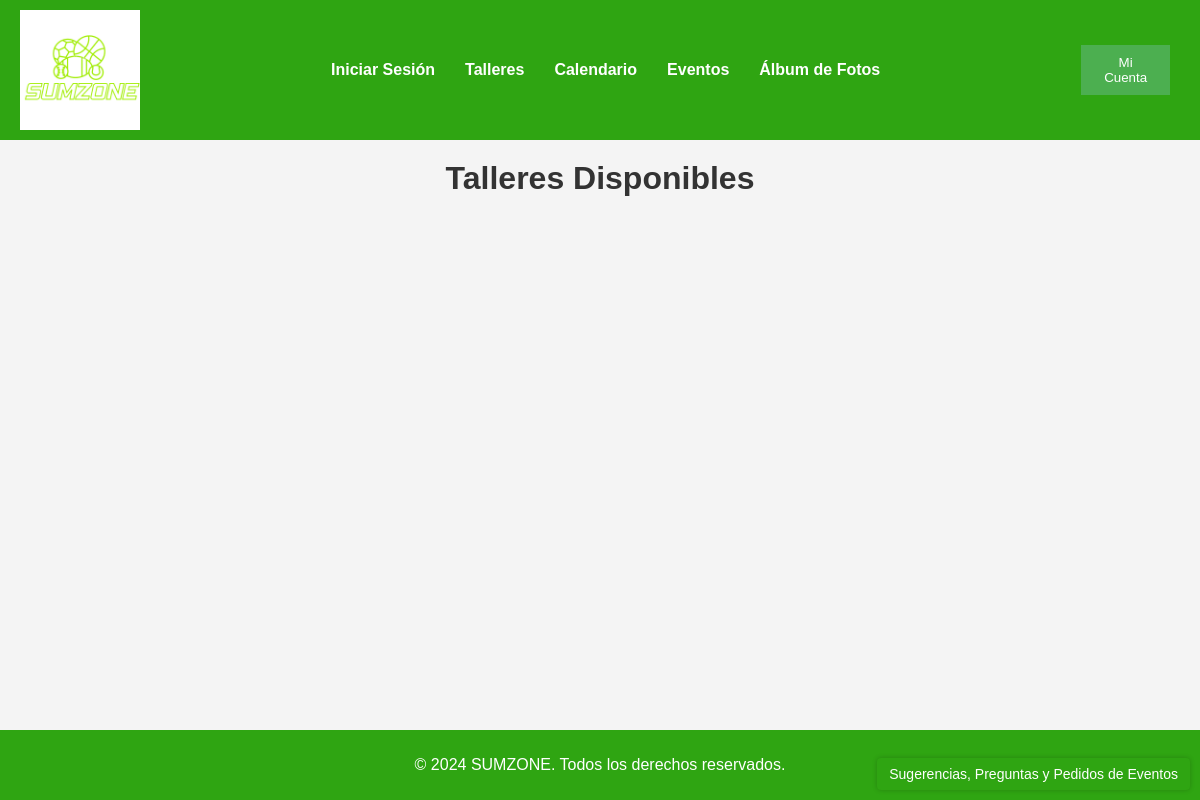
/SUMZONE2/php/talleres.php, run on an earlier commit of the app's database.
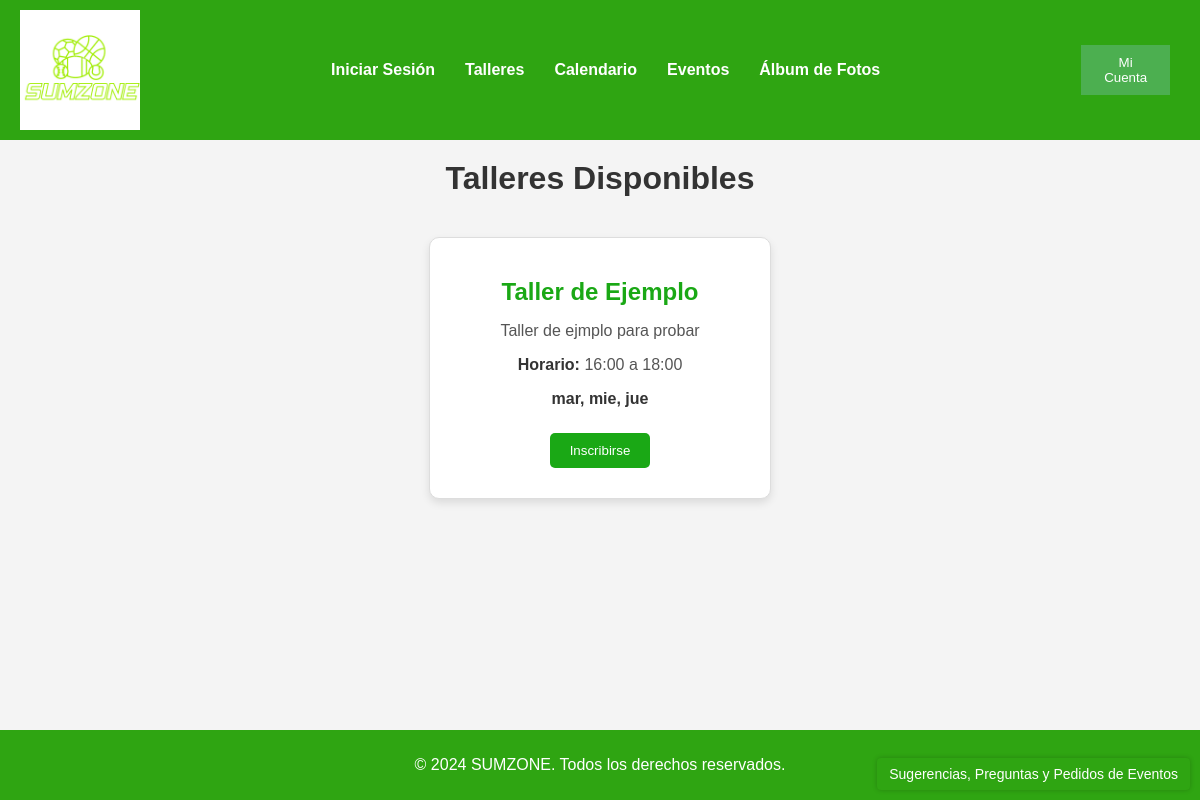
And on a later commit of the database.
### tables this page shows
CREATE TABLE IF NOT EXISTS `EVENTO` (
  `ID` INT NOT NULL AUTO_INCREMENT,
  `Nombre` VARCHAR(30) NOT NULL,
  `Descripcion` VARCHAR(300) NULL,
  `Fecha` DATE NOT NULL,
  `Frecuencia` VARCHAR(15) NOT NULL,
  `Horario_inicio` TIME NOT NULL,
  `Horario_fin` TIME NOT NULL,
  `tipo_evento` BINARY(1) NOT NULL DEFAULT 0,
  PRIMARY KEY (`ID`));

### SUMZONE2/php/talleres.php (the view, shortened to what this page needs)
<?php
include 'conexion.php';
$sql = "SELECT * FROM EVENTO WHERE tipo_evento = 1";
$result = $conn->query($sql);
$usuario_id = $_SESSION['ID'];
?>
<!DOCTYPE html>
<html lang="es">
<head>
    <link rel="stylesheet" href="../css/styles.css">
    <link rel="stylesheet" href="../css/talleres.css">
</head>
<body>
    <header class="main-header">
        <img src="../images/logo.png" alt="Logo SUMZONE" class="logo">
        <nav class="navbar">
            <ul>
                <?php if (!isset($_SESSION['username'])){
                echo '<li><a href="php/login_register.php">Iniciar Sesión</a></li>';}
                else{echo '<li><a href="../index.php">Home</a></li>';}?>
                <li><a href="talleres.php">Talleres</a></li>
                <li><a href="calendario.php">Calendario</a></li>
                <li><a href="evento.php">Eventos</a></li>
                <li><a href="https://www.flickr.com/photos/isamisiones/albums/with/72177720316806309" target="_blank">Álbum de Fotos</a></li>
            </ul>
        </nav>
        <button id="menuButton">Mi Cuenta</button>
    </header>
    <h1>Talleres Disponibles</h1>
    <div class="talleres">
        <?php while ($row = $result->fetch_assoc()): ?>
            <?php
            $taller_id2 = $row['ID'];
            $sql2 = "SELECT * FROM INSCRIPCION i JOIN EVENTO e ON e.ID = i.ID_evento  WHERE ID_usuario='$usuario_id' AND ID_evento='$taller_id2'" ;
            $res = $conn->query($sql2);
            ?>
            <div class="taller">
                <h2><?php echo $row['Nombre']; ?></h2>
                <p><?php echo $row['Descripcion']; ?></p>
                <p><strong>Horario:</strong> <?php echo substr($row['Horario_inicio'],0,5);?> a <?php echo substr($row['Horario_fin'],0,5);?></p>
                <p><?php echo "<strong>".$row['Frecuencia']."</strong>";?></p>
                <form method="POST" action="">
                    <?php if ($res->fetch_assoc()>0){echo '<button type="submit" name="eliminar">Eliminar Inscripción</button>';}
                    else{echo '<button type="submit" name="inscribirse">Inscribirse</button>';}?>
                </form>
            </div>
        <?php endwhile; ?>
    </div>
    <footer class="main-footer">
        <p>&copy; 2024 SUMZONE. Todos los derechos reservados.</p>
    </footer>
    <a href="" class="suggestions-link">Sugerencias, Preguntas y Pedidos de Eventos</a>
</body>
</html>

What changed in the data, as far as the page shows it:
added evento: Nombre "Taller de Ejemplo", Descripcion "Taller de ejmplo para probar", Horario_inicio "16:00", Horario_fin "18:00", Frecuencia "mar, mie, jue"
